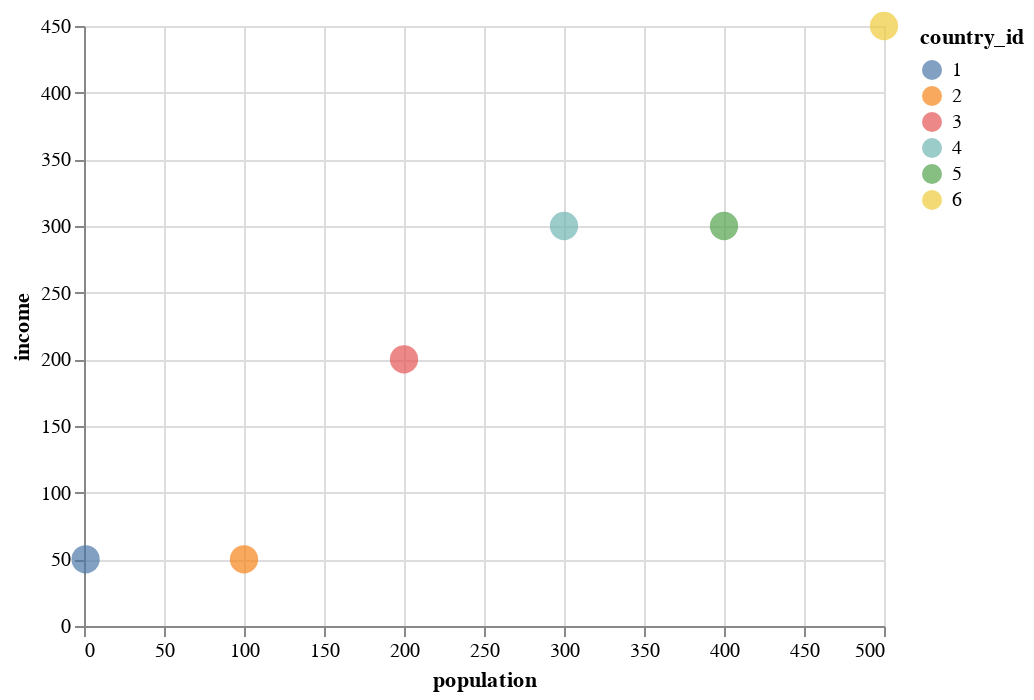

Notebook code cell kept with this figure:
### Code cell
categorical_chart = alt.Chart(data).mark_circle(size=200).encode(
                        x='population:Q',
                        y='income:Q',
                        color='country_id:N',
                        tooltip=['country_id', 'population', 'income'])
categorical_chart

### Figure 1 — Vega-Lite specification as saved in the notebook (floating-point values rounded to 4 significant figures)
{"config": {"view": {"continuousWidth": 400, "continuousHeight": 300}}, "data": {"name": "data-674d4f20e1bf0d3b75089546b619e2e6"}, "mark": {"type": "circle", "size": 200}, "encoding": {"color": {"type": "nominal", "field": "country_id"}, "tooltip": [{"type": "quantitative", "field": "country_id"}, {"type": "quantitative", "field": "population"}, {"type": "quantitative", "field": "income"}], "x": {"type": "quantitative", "field": "population"}, "y": {"type": "quantitative", "field": "income"}}, "$schema": "https://vega.github.io/schema/vega-lite/v4.8.1.json", "datasets": {"data-674d4f20e1bf0d3b75089546b619e2e6": [{"country_id": 1, "population": 1, "income": 50}, {"country_id": 2, "population": 100, "income": 50}, {"country_id": 3, "population": 200, "income": 200}, {"country_id": 4, "population": 300, "income": 300}, {"country_id": 5, "population": 400, "income": 300}, {"country_id": 6, "population": 500, "income": 450}]}}
